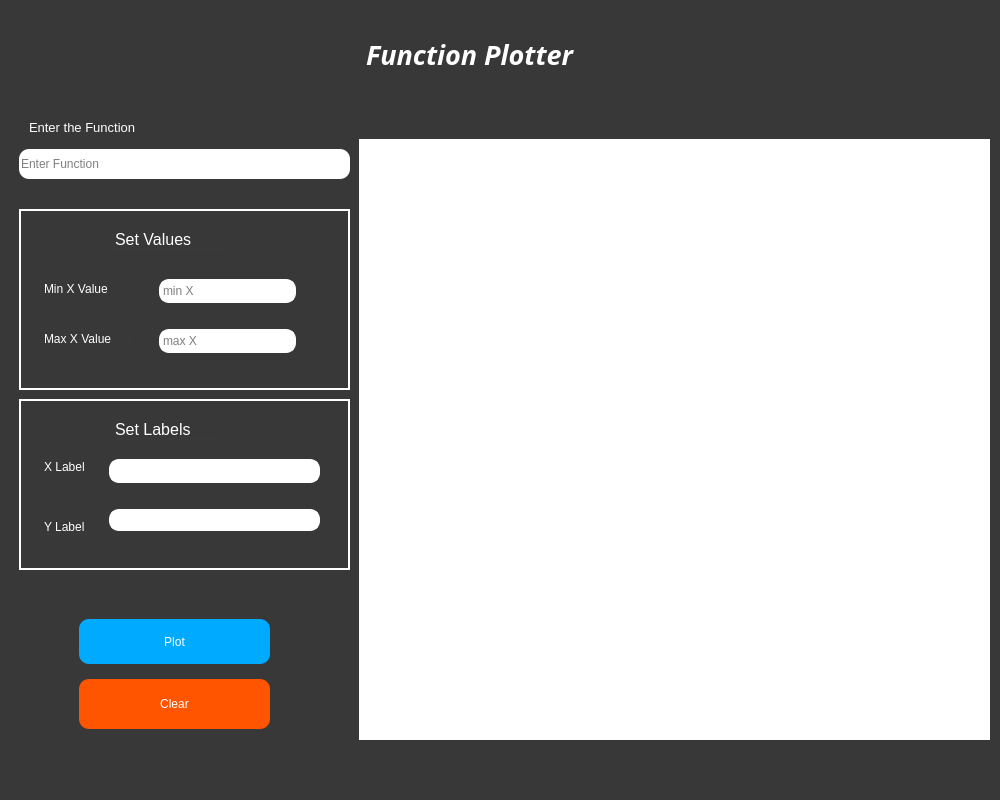
<?xml version="1.0" encoding="UTF-8"?>
<ui version="4.0">
 <class>MainWindow</class>
 <widget class="QMainWindow" name="MainWindow">
  <property name="geometry">
   <rect>
    <x>0</x>
    <y>0</y>
    <width>1000</width>
    <height>800</height>
   </rect>
  </property>
  <property name="minimumSize">
   <size>
    <width>800</width>
    <height>800</height>
   </size>
  </property>
  <property name="maximumSize">
   <size>
    <width>1000</width>
    <height>16777215</height>
   </size>
  </property>
  <property name="windowTitle">
   <string>MainWindow</string>
  </property>
  <property name="layoutDirection">
   <enum>Qt::LeftToRight</enum>
  </property>
  <property name="styleSheet">
   <string notr="true">background-color: rgb(56, 56, 56);</string>
  </property>
  <widget class="QWidget" name="centralwidget">
   <layout class="QHBoxLayout" name="horizontalLayout">
    <item>
     <widget class="QWidget" name="widget" native="true">
      <property name="sizePolicy">
       <sizepolicy hsizetype="Preferred" vsizetype="Preferred">
        <horstretch>0</horstretch>
        <verstretch>0</verstretch>
       </sizepolicy>
      </property>
      <property name="styleSheet">
       <string notr="true">border-color:rgb(57, 57, 57);</string>
      </property>
      <widget class="QLabel" name="label1">
       <property name="geometry">
        <rect>
         <x>20</x>
         <y>110</y>
         <width>161</width>
         <height>16</height>
        </rect>
       </property>
       <property name="maximumSize">
        <size>
         <width>300</width>
         <height>30</height>
        </size>
       </property>
       <property name="font">
        <font>
         <pointsize>10</pointsize>
        </font>
       </property>
       <property name="styleSheet">
        <string notr="true">color:white
</string>
       </property>
       <property name="text">
        <string>Enter the Function</string>
       </property>
      </widget>
      <widget class="QLineEdit" name="eqInput">
       <property name="geometry">
        <rect>
         <x>10</x>
         <y>140</y>
         <width>331</width>
         <height>30</height>
        </rect>
       </property>
       <property name="styleSheet">
        <string notr="true">border-radius:10px;
background-color: rgb(255, 255, 255);</string>
       </property>
       <property name="text">
        <string/>
       </property>
       <property name="placeholderText">
        <string>Enter Function</string>
       </property>
      </widget>
      <widget class="QWidget" name="widget_3" native="true">
       <property name="geometry">
        <rect>
         <x>10</x>
         <y>200</y>
         <width>331</width>
         <height>181</height>
        </rect>
       </property>
       <property name="styleSheet">
        <string notr="true">border: 2px;
    border-color:white;
    border-style: solid;</string>
       </property>
       <widget class="QLabel" name="label_5">
        <property name="geometry">
         <rect>
          <x>90</x>
          <y>20</y>
          <width>121</width>
          <height>21</height>
         </rect>
        </property>
        <property name="font">
         <font>
          <pointsize>12</pointsize>
         </font>
        </property>
        <property name="styleSheet">
         <string notr="true">color:white;
border-color: rgb(57, 57, 57);
</string>
        </property>
        <property name="text">
         <string>Set Values</string>
        </property>
       </widget>
       <widget class="QLineEdit" name="minX">
        <property name="geometry">
         <rect>
          <x>140</x>
          <y>70</y>
          <width>137</width>
          <height>24</height>
         </rect>
        </property>
        <property name="maximumSize">
         <size>
          <width>200</width>
          <height>16777215</height>
         </size>
        </property>
        <property name="styleSheet">
         <string notr="true">border-radius:10px;
background-color: rgb(255, 255, 255);</string>
        </property>
        <property name="placeholderText">
         <string>min X</string>
        </property>
       </widget>
       <widget class="QLineEdit" name="maxX">
        <property name="geometry">
         <rect>
          <x>140</x>
          <y>120</y>
          <width>137</width>
          <height>24</height>
         </rect>
        </property>
        <property name="maximumSize">
         <size>
          <width>200</width>
          <height>16777215</height>
         </size>
        </property>
        <property name="styleSheet">
         <string notr="true">border-radius:10px;

background-color: rgb(255, 255, 255);
</string>
        </property>
        <property name="placeholderText">
         <string>max X</string>
        </property>
       </widget>
       <widget class="QLabel" name="label_2">
        <property name="geometry">
         <rect>
          <x>20</x>
          <y>120</y>
          <width>91</width>
          <height>20</height>
         </rect>
        </property>
        <property name="maximumSize">
         <size>
          <width>100</width>
          <height>20</height>
         </size>
        </property>
        <property name="styleSheet">
         <string notr="true">color:white;
border-color: rgb(57, 57, 57);
</string>
        </property>
        <property name="text">
         <string>Max X Value</string>
        </property>
       </widget>
       <widget class="QLabel" name="label">
        <property name="geometry">
         <rect>
          <x>20</x>
          <y>70</y>
          <width>100</width>
          <height>20</height>
         </rect>
        </property>
        <property name="maximumSize">
         <size>
          <width>100</width>
          <height>20</height>
         </size>
        </property>
        <property name="styleSheet">
         <string notr="true">color:white;
border-color: rgb(57, 57, 57);
</string>
        </property>
        <property name="text">
         <string>Min X Value</string>
        </property>
       </widget>
      </widget>
      <widget class="QWidget" name="widget_4" native="true">
       <property name="geometry">
        <rect>
         <x>10</x>
         <y>390</y>
         <width>331</width>
         <height>171</height>
        </rect>
       </property>
       <property name="styleSheet">
        <string notr="true">border: 2px;
    border-color:white;
    border-style: solid;</string>
       </property>
       <widget class="QLabel" name="label_6">
        <property name="geometry">
         <rect>
          <x>90</x>
          <y>20</y>
          <width>111</width>
          <height>21</height>
         </rect>
        </property>
        <property name="font">
         <font>
          <pointsize>12</pointsize>
         </font>
        </property>
        <property name="styleSheet">
         <string notr="true">color:white;
border-color: rgb(57, 57, 57);
</string>
        </property>
        <property name="text">
         <string>Set Labels</string>
        </property>
       </widget>
       <widget class="QLabel" name="label_4">
        <property name="geometry">
         <rect>
          <x>20</x>
          <y>120</y>
          <width>55</width>
          <height>16</height>
         </rect>
        </property>
        <property name="styleSheet">
         <string notr="true">color:white;
border-color: rgb(57, 57, 57);
</string>
        </property>
        <property name="text">
         <string>Y Label</string>
        </property>
       </widget>
       <widget class="QLabel" name="label_3">
        <property name="geometry">
         <rect>
          <x>20</x>
          <y>60</y>
          <width>55</width>
          <height>16</height>
         </rect>
        </property>
        <property name="maximumSize">
         <size>
          <width>16777215</width>
          <height>20</height>
         </size>
        </property>
        <property name="styleSheet">
         <string notr="true">color:white;
border-color: rgb(57, 57, 57);
</string>
        </property>
        <property name="text">
         <string>X Label</string>
        </property>
       </widget>
       <widget class="QLineEdit" name="xlabel">
        <property name="geometry">
         <rect>
          <x>90</x>
          <y>60</y>
          <width>211</width>
          <height>24</height>
         </rect>
        </property>
        <property name="styleSheet">
         <string notr="true">border-radius:10px;
background-color: rgb(255, 255, 255);</string>
        </property>
       </widget>
       <widget class="QLineEdit" name="ylabel">
        <property name="geometry">
         <rect>
          <x>90</x>
          <y>110</y>
          <width>211</width>
          <height>22</height>
         </rect>
        </property>
        <property name="styleSheet">
         <string notr="true">border-radius:10px;
background-color: rgb(255, 255, 255);</string>
        </property>
       </widget>
      </widget>
      <widget class="QPushButton" name="plot">
       <property name="geometry">
        <rect>
         <x>70</x>
         <y>610</y>
         <width>191</width>
         <height>45</height>
        </rect>
       </property>
       <property name="sizePolicy">
        <sizepolicy hsizetype="Preferred" vsizetype="Preferred">
         <horstretch>0</horstretch>
         <verstretch>0</verstretch>
        </sizepolicy>
       </property>
       <property name="minimumSize">
        <size>
         <width>150</width>
         <height>0</height>
        </size>
       </property>
       <property name="maximumSize">
        <size>
         <width>200</width>
         <height>50</height>
        </size>
       </property>
       <property name="autoFillBackground">
        <bool>false</bool>
       </property>
       <property name="styleSheet">
        <string notr="true">background-color: rgb(0, 170, 255);
border-radius:10px;
color:white;
font: 75 8pt &quot;MS Shell Dlg 2&quot;;
align:center
</string>
       </property>
       <property name="text">
        <string>Plot</string>
       </property>
      </widget>
      <widget class="MplWidget" name="MplWidget" native="true">
       <property name="geometry">
        <rect>
         <x>350</x>
         <y>120</y>
         <width>631</width>
         <height>611</height>
        </rect>
       </property>
       <property name="sizePolicy">
        <sizepolicy hsizetype="Preferred" vsizetype="Preferred">
         <horstretch>0</horstretch>
         <verstretch>0</verstretch>
        </sizepolicy>
       </property>
       <property name="styleSheet">
        <string notr="true">background-color: rgb(255, 255, 255);
margin-top : 10px
</string>
       </property>
      </widget>
      <widget class="QPushButton" name="clear">
       <property name="geometry">
        <rect>
         <x>70</x>
         <y>670</y>
         <width>191</width>
         <height>50</height>
        </rect>
       </property>
       <property name="sizePolicy">
        <sizepolicy hsizetype="Preferred" vsizetype="Preferred">
         <horstretch>0</horstretch>
         <verstretch>0</verstretch>
        </sizepolicy>
       </property>
       <property name="minimumSize">
        <size>
         <width>150</width>
         <height>0</height>
        </size>
       </property>
       <property name="maximumSize">
        <size>
         <width>200</width>
         <height>50</height>
        </size>
       </property>
       <property name="styleSheet">
        <string notr="true">background-color: rgb(255, 85, 0);
border-radius:10px;

color:white</string>
       </property>
       <property name="text">
        <string>Clear</string>
       </property>
      </widget>
      <widget class="QLabel" name="label_7">
       <property name="geometry">
        <rect>
         <x>320</x>
         <y>20</y>
         <width>281</width>
         <height>51</height>
        </rect>
       </property>
       <property name="font">
        <font>
         <family>Old English Text MT</family>
         <pointsize>20</pointsize>
         <weight>75</weight>
         <italic>true</italic>
         <bold>true</bold>
        </font>
       </property>
       <property name="styleSheet">
        <string notr="true">color: rgb(255, 255, 255);</string>
       </property>
       <property name="text">
        <string>Function Plotter</string>
       </property>
       <property name="alignment">
        <set>Qt::AlignCenter</set>
       </property>
      </widget>
      <zorder>widget_4</zorder>
      <zorder>widget_3</zorder>
      <zorder>label1</zorder>
      <zorder>eqInput</zorder>
      <zorder>plot</zorder>
      <zorder>MplWidget</zorder>
      <zorder>clear</zorder>
      <zorder>label_7</zorder>
     </widget>
    </item>
   </layout>
  </widget>
  <widget class="QMenuBar" name="menubar">
   <property name="geometry">
    <rect>
     <x>0</x>
     <y>0</y>
     <width>1000</width>
     <height>26</height>
    </rect>
   </property>
  </widget>
  <widget class="QStatusBar" name="statusbar"/>
 </widget>
 <customwidgets>
  <customwidget>
   <class>MplWidget</class>
   <extends>QWidget</extends>
   <header>mplwidget.h</header>
   <container>1</container>
  </customwidget>
 </customwidgets>
 <resources/>
 <connections/>
</ui>
